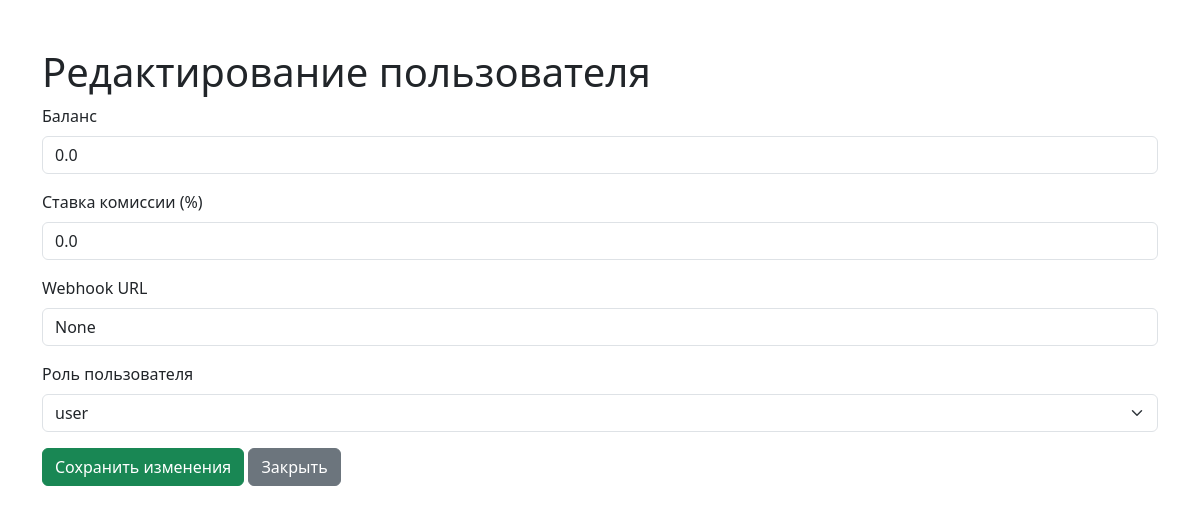
The page /admin/users/edit/2 (signed in) on the database as committed earlier.
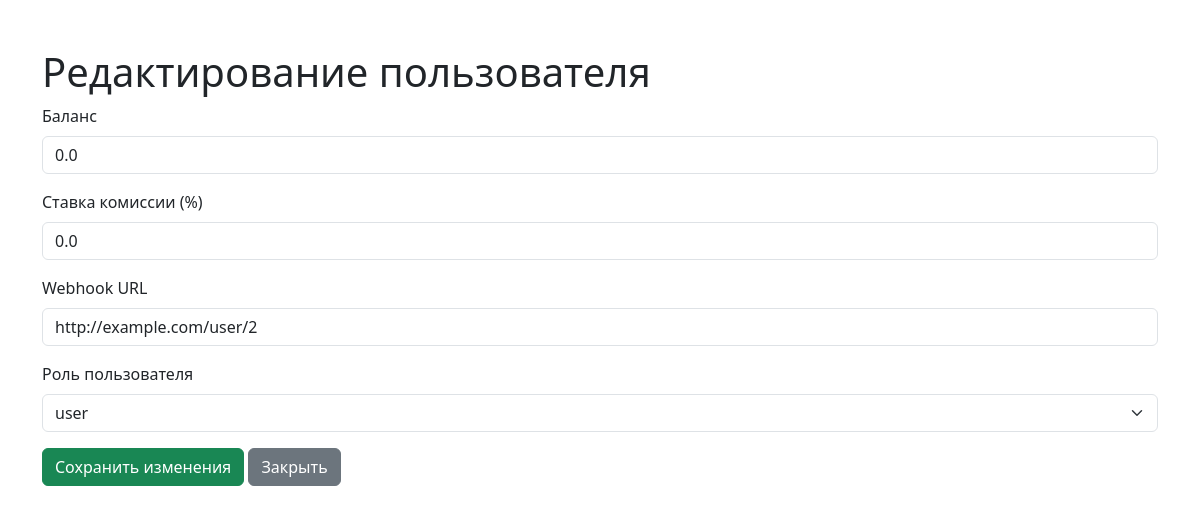
The same page on the database as committed later.
### app.py (models this page shows, shortened)
class User(db.Model):
    id = db.Column(db.Integer, primary_key=True)
    username = db.Column(db.String(80), unique=True, nullable=False)
    password = db.Column(db.String(128), nullable=False)
    role = db.Column(db.String(20), nullable=False, default='user')  # 'admin' or 'user'
    balance = db.Column(db.Float, nullable=False, default=0.0)
    commission_rate = db.Column(db.Float, nullable=False, default=0.01)  # Default commission rate is 1%
    webhook_url = db.Column(db.String(256), nullable=True)

### app.py (the view, shortened to what this page needs)
@app.route('/admin/users/edit/<int:user_id>', methods=['GET', 'POST'])
def edit_user(user_id):
    if session.get('role') != 'admin':
        if session.get('role') != 'user':
            return redirect(url_for('login'))
        else:
            return redirect(url_for('admin_transactions'))
    form = UserForm()
    user = User.query.get_or_404(user_id)
    return render_template('edit_user.html', user=user, form=form)

### app.py
class UserForm(FlaskForm):
    submit = SubmitField('Register')

### templates/edit_user.html (shortened to what this page needs)
<!DOCTYPE html>
<html lang="ru">
<head>
    <link rel="stylesheet" href="https://cdn.jsdelivr.net/npm/bootstrap@5.3.0/dist/css/bootstrap.min.css">
</head>
<body>
    <div class="container mt-5">
        <h1>Редактирование пользователя</h1>
        <form method="POST">
            <div class="mb-3">
                <label for="balance" class="form-label">Баланс</label>
                <input type="number" step="0.01" class="form-control" id="balance" name="balance" value="{{ user.balance }}" required>
            </div>
            <div class="mb-3">
                <label for="commission_rate" class="form-label">Ставка комиссии (%)</label>
                <input type="number" step="0.01" class="form-control" id="commission_rate" name="commission_rate" value="{{ user.commission_rate * 100 }}" required>
            </div>
            <div class="mb-3">
                <label for="webhook_url" class="form-label">Webhook URL</label>
                <input type="url" class="form-control" id="webhook_url" name="webhook_url" value="{{ user.webhook_url }}">
            </div>
            <div class="mb-3">
                <label for="status" class="form-label">Роль пользователя</label>
                <select id="role" name="role" class="form-select">
                    <option value="{{ user.role }}">{{ user.role }}</option>
                </select>
            </div>
            <button type="submit" class="btn btn-success">Сохранить изменения</button>
            <a href="/admin/users" class="btn btn-secondary">Закрыть</a>
        </form>
    </div>
</body>
</html>

Rows that differ between the two databases and show on the page:
changed User "user": webhook_url "None" → "http://example.com/user/2"
